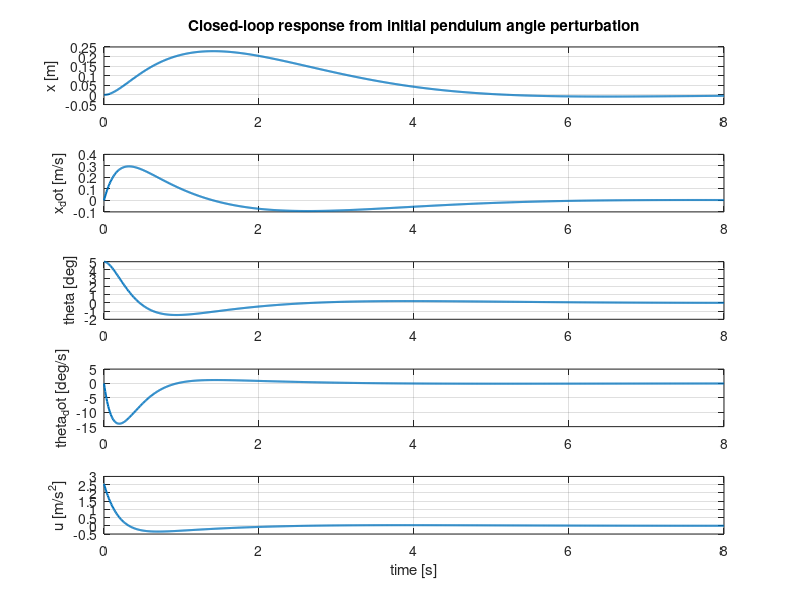
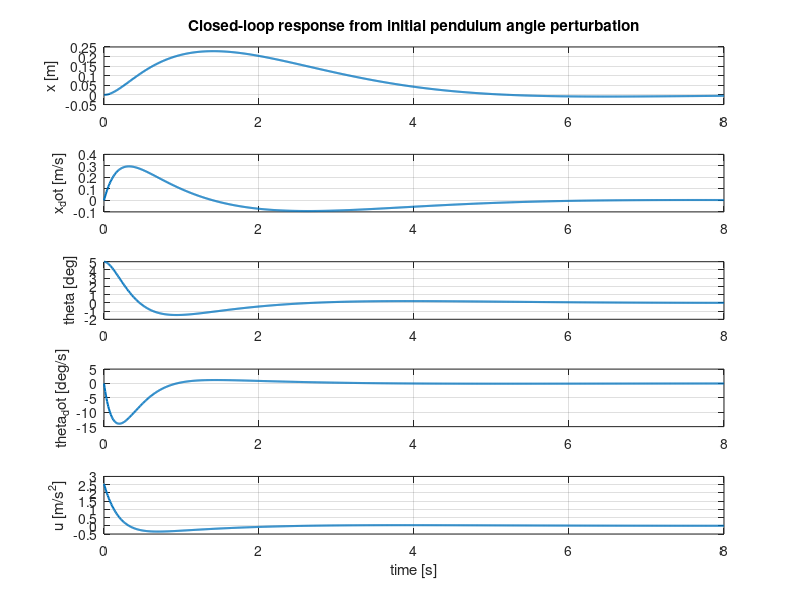

Reproduce these figures in MATLAB, in order.
%% First-pass LQR model for the inverted pendulum on a linear actuator
%
% This script uses the simplified point-mass model documented in
% ../docs/parameters.md. The actuator input is idealized as commanded cart
% acceleration:
%
%   u = x_ddot
%
% State vector:
%
%   X = [x; x_dot; theta; theta_dot]
%
% where theta = 0 is the upright equilibrium.

clear; clc; close all;

script_dir = fileparts(mfilename('fullpath'));
results_dir = fullfile(script_dir, '..', 'results', 'upright_first_pass');
if ~exist(results_dir, 'dir')
    mkdir(results_dir);
end

%% Physical parameters

g = 9.81;      % gravity [m/s^2]
l = 0.510;     % pivot to rough bob center of mass [m]

%% Linearized open-loop model

A = [0 1   0   0;
     0 0   0   0;
     0 0   0   1;
     0 0 g/l   0];

B = [0;
     1;
     0;
    -1/l];

%% LQR weights
%
% Increase q_theta to prioritize upright balance.
% Increase q_x to keep the actuator near the center of travel.
% Increase R to reduce commanded actuator acceleration.

q_x = 1;
q_x_dot = 0.1;
q_theta = 50;
q_theta_dot = 1;

Q = diag([q_x, q_x_dot, q_theta, q_theta_dot]);
R = 1;

%% Compute LQR gain and closed-loop dynamics

K = lqr(A, B, Q, R);
Acl = A - B*K;

disp('LQR gain K:');
disp(K);

disp('Closed-loop eigenvalues:');
disp(eig(Acl));

%% Simulate response from an initial perturbation

theta0_deg = 5;
X0 = [0;                  % initial cart position [m]
      0;                  % initial cart velocity [m/s]
      deg2rad(theta0_deg);% initial pendulum angle [rad]
      0];                 % initial pendulum angular velocity [rad/s]

t_final = 8;
t = linspace(0, t_final, 1000);

sys_cl = ss(Acl, zeros(4, 1), eye(4), zeros(4, 1));
[~, t_out, X] = initial(sys_cl, X0, t);

u = -(K * X.').';

%% Plot states and input

make_plots = true;

if make_plots
figure('Name', 'First-pass inverted pendulum LQR response');

subplot(5, 1, 1);
plot(t_out, X(:, 1), 'LineWidth', 1.5);
grid on;
ylabel('x [m]');
title('Closed-loop response from initial pendulum angle perturbation');

subplot(5, 1, 2);
plot(t_out, X(:, 2), 'LineWidth', 1.5);
grid on;
ylabel('x_dot [m/s]');

subplot(5, 1, 3);
plot(t_out, rad2deg(X(:, 3)), 'LineWidth', 1.5);
grid on;
ylabel('theta [deg]');

subplot(5, 1, 4);
plot(t_out, rad2deg(X(:, 4)), 'LineWidth', 1.5);
grid on;
ylabel('theta_dot [deg/s]');

subplot(5, 1, 5);
plot(t_out, u, 'LineWidth', 1.5);
grid on;
ylabel('u [m/s^2]');
xlabel('time [s]');
end

savefig(fullfile(results_dir, 'LQR_closed_loop_response.fig'));
exportgraphics(gcf, fullfile(results_dir, 'LQR_closed_loop_response.png'), 'Resolution', 150);

fprintf('Peak commanded acceleration: %.3f m/s^2\n', max(abs(u)));
fprintf('Peak cart displacement: %.3f m\n', max(abs(X(:, 1))));
